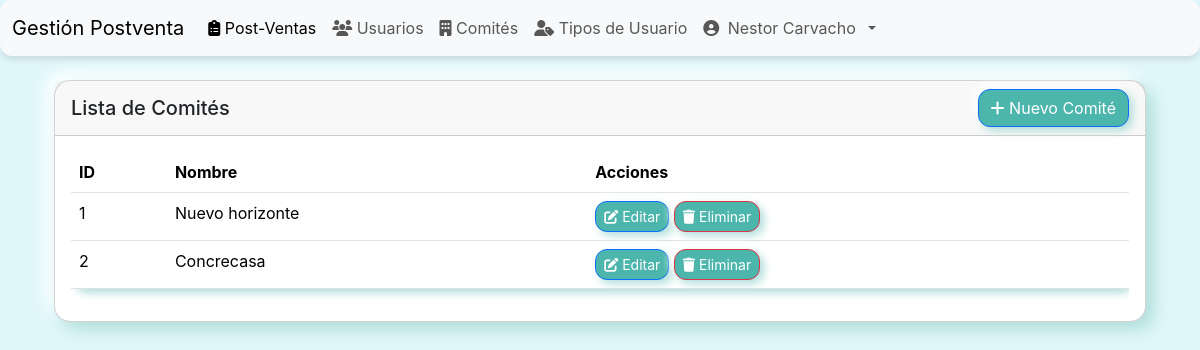
/comites/ (signed in), run on the app's committed database.
### postventa/models.py (models this page shows, shortened)
class Comite(models.Model):
    nombre = models.CharField(max_length=255, unique=True)

### postventa/views.py (the view)
# urls.py: path('comites/', ComiteListView.as_view(), name='comite_list'),
@method_decorator(login_required, name='dispatch')
class ComiteListView(PermissionMixin, ListView):
    model = Comite
    template_name = 'postventa/comite_list.html'
    context_object_name = 'comites'
    required_permission = 'puede_gestionar_comites'

### postventa/views.py (called while the page is built, shortened)
    def test_func(self):
        user = self.request.user
        if not user.is_authenticated:
            return False
        if user.is_superuser or user.is_staff:
            return True

### postventa/templates/postventa/comite_list.html
{% extends 'base.html' %}
{% block content %}
<div class="container-fluid mt-4">
    <div class="row">
        <div class="col-12">
            <div class="card">
                <div class="card-header d-flex justify-content-between align-items-center">
                    <h5 class="mb-0">Lista de Comités</h5>
                    <a href="{% url 'postventa:comite_create' %}" class="btn btn-primary">
                        <i class="fas fa-plus"></i> Nuevo Comité
                    </a>
                </div>
                <div class="card-body">
                    <div class="table-responsive">
                        <table class="table table-hover" id="comitesTable">
                            <thead>
                                <tr>
                                    <th>ID</th>
                                    <th>Nombre</th>
                                    <th>Acciones</th>
                                </tr>
                            </thead>
                            <tbody>
                                {% for comite in comites %}
                                <tr>
                                    <td>{{ comite.id }}</td>
                                    <td>{{ comite.nombre }}</td>
                                    <td>
                                        <a href="{% url 'postventa:comite_update' comite.id %}" class="btn btn-sm btn-outline-primary">
                                            <i class="fas fa-edit"></i> Editar
                                        </a>
                                        <a href="{% url 'postventa:comite_delete' comite.id %}" class="btn btn-sm btn-outline-danger">
                                            <i class="fas fa-trash"></i> Eliminar
                                        </a>
                                    </td>
                                </tr>
                                {% endfor %}
                            </tbody>
                        </table>
                    </div>
                </div>
            </div>
        </div>
    </div>
</div>
{% endblock %}

### postventa/templates/base.html (shortened to what this page needs)
<!DOCTYPE html>
<html lang="en">
<head>
    <link href="https://cdn.jsdelivr.net/npm/bootstrap@5.3.2/dist/css/bootstrap.min.css" rel="stylesheet">
    <link rel="stylesheet" href="https://cdn.datatables.net/1.13.6/css/dataTables.bootstrap5.min.css">
    <link rel="stylesheet" href="https://cdnjs.cloudflare.com/ajax/libs/font-awesome/6.4.0/css/all.min.css">
</head>
<body>
    <nav class="navbar navbar-expand-lg navbar-light bg-light">
        <div class="container-fluid">
            <a class="navbar-brand" href="#">Gestión Postventa</a>
            <div class="collapse navbar-collapse" id="navbarNav">
                <ul class="navbar-nav">
                    {% if request.user.is_authenticated %}
                    <li class="nav-item">
                        <a class="nav-link active" aria-current="page" href="/">
                            <i class="fas fa-clipboard-list"></i> Post-Ventas
                        </a>
                    </li>
                    {% if request.user.is_staff or request.user.is_superuser %}
                    <li class="nav-item">
                        <a class="nav-link" href="{% url 'postventa:user_list' %}">
                            <i class="fas fa-users"></i> Usuarios
                        </a>
                    </li>
                    <li class="nav-item">
                        <a class="nav-link" href="{% url 'postventa:comite_list' %}">
                            <i class="fas fa-building"></i> Comités
                        </a>
                    </li>
                    <li class="nav-item">
                        <a class="nav-link" href="{% url 'postventa:tipo_usuario_list' %}">
                            <i class="fas fa-user-tag"></i> Tipos de Usuario
                        </a>
                    </li>
                    {% elif request.user.tipo_usuario.puede_gestionar_usuarios %}
                    <li class="nav-item">
                        <a class="nav-link" href="{% url 'postventa:user_list' %}">
                            <i class="fas fa-users"></i> Usuarios
                        </a>
                    </li>
                    {% elif request.user.tipo_usuario.puede_gestionar_comites %}
                    <li class="nav-item">
                        <a class="nav-link" href="{% url 'postventa:comite_list' %}">
                            <i class="fas fa-building"></i> Comités
                        </a>
                    </li>
                    {% endif %}
                    <li class="nav-item dropdown">
                        <a class="nav-link dropdown-toggle" href="#" id="navbarDropdown" onclick="toggleDropdown(event)" role="button" aria-expanded="false">
                            <i class="fas fa-user-circle me-1"></i>
                            {{ request.user.get_full_name|default:request.user.username }}
                        </a>
                    </li>
                    {% else %}
                    <li class="nav-item">
                        <a class="nav-link" href="{% url 'login' %}">Iniciar Sesión</a>
                    </li>
                    {% endif %}
                </ul>
            </div>
        </div>
    </nav>
    <div class="container mt-4">
        {% block content %}
        {% endblock %}
    </div>
</body>
</html>

### postventa/templates/base.html (style rules this page uses)
body { background-color: #e0f7fa; font-family: -apple-system, BlinkMacSystemFont, "Segoe UI", Roboto, "Helvetica Neue", Arial, sans-serif; color: #4a148c; }
.navbar { background-color: #4db6ac; box-shadow: 0 4px 6px rgba(0, 0, 0, 0.1); border-radius: 12px; }
.card { background: #ffffff; border-radius: 16px; box-shadow: 8px 8px 16px #b2dfdb, -8px -8px 16px #ffffff; }
.btn { background-color: #4db6ac; color: #ffffff; border-radius: 12px; box-shadow: 4px 4px 8px #b2dfdb, -4px -4px 8px #ffffff; }
.table { background: #ffffff; border-radius: 12px; box-shadow: 4px 4px 8px #b2dfdb, -4px -4px 8px #ffffff; }
.dropdown-toggle::after { margin-left: 0.5rem; }
.dropdown { position: relative; }
.table-responsive { overflow-x: auto; }

### data on the page
Comite: id "1", nombre "Nuevo horizonte"
Comite: id "2", nombre "Concrecasa"

### other printed values
{{ request.user.get_full_name|default:request.user.username }} "Nestor Carvacho"
